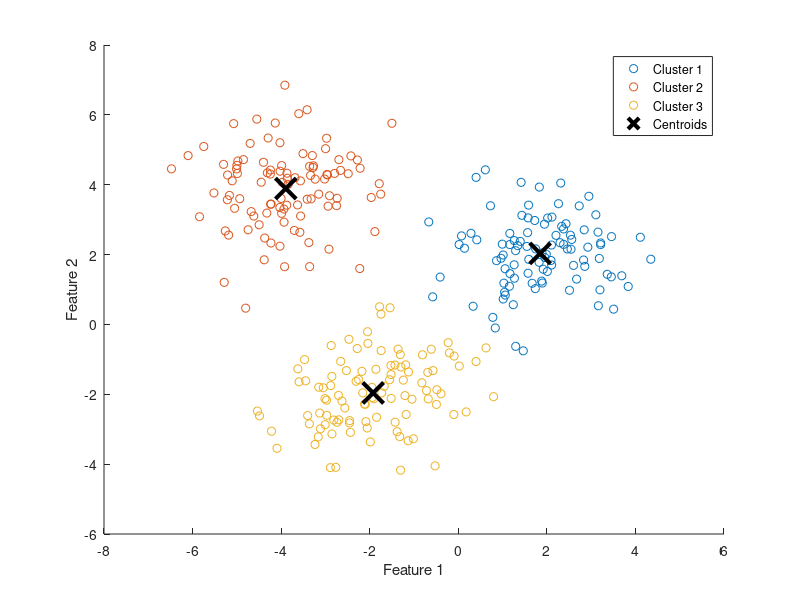

Reproduce this figure in MATLAB.

% Generate data
rng(1); % For reproducibility
n_points = 100;

% Generate three clusters of points
X1 = [randn(n_points, 2) + 2];  % Cluster 1 around (2, 2)
X2 = [randn(n_points, 2) - 2];  % Cluster 2 around (-2, -2)
X3 = [randn(n_points, 2) + [-4, 4]];  % Cluster 3 around (-4, 4)

X = [X1; X2; X3];

K = 3;
[idx, C] = kmeans(X, K);

figure;
gscatter(X(:,1), X(:,2), idx);
hold on;

% Plot the centroids
plot(C(:,1), C(:,2), 'kx', 'MarkerSize', 15, 'LineWidth', 3);
legend('Cluster 1','Cluster 2','Cluster 3','Centroids');
xlabel('Feature 1');
ylabel('Feature 2');
hold off;